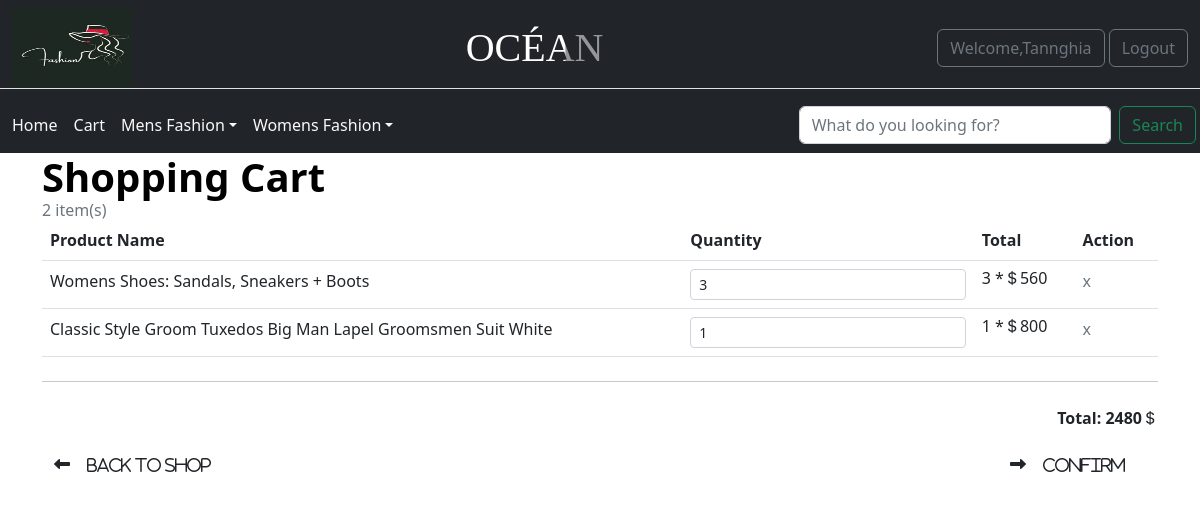
Page /cart.php (signed in) on the committed database.
### tables this page shows
CREATE TABLE `cart` (
  `cart_id` int(11) NOT NULL,
  `user_id` int(11) NOT NULL,
  `pID` varchar(8) NOT NULL,
  `pCount` int(11) NOT NULL,
  `date` date NOT NULL
);

CREATE TABLE `product` (
  `pID` varchar(8) NOT NULL,
  `pName` varchar(80) NOT NULL,
  `pQuantity` int(11) NOT NULL,
  `pPrice` decimal(8,0) NOT NULL,
  `pStatus` tinyint(1) NOT NULL,
  `pImage` varchar(60) DEFAULT NULL,
  `pDesc` varchar(200) DEFAULT NULL,
  `pCat_id` varchar(8) NOT NULL,
  `date` date DEFAULT NULL
);

### cart.php (the view, shortened to what this page needs)
<?php
include_once 'header.php';
$c = new Connect();
$dblink = $c->connectToPDO();
    if (isset($_SESSION['user_name'])) {
        $user_id = $_SESSION['userid'];
        $sum = 0;
        $sqlSelect = "SELECT * FROM cart c, product p WHERE c.pID= p.pID AND user_id=?";
        $stmt1 = $dblink->prepare($sqlSelect);
        $stmt1->execute(array($user_id));
        $rows = $stmt1->fetchAll(PDO::FETCH_BOTH);
    } else {
        header("Location: login.php");
    }
?>
<div class="container">
    <h1 class="fw-bold mb-0 text-black">Shopping Cart</h1>
    <h6 class="mb-0 text-muted"><?= $stmt1->rowCount() ?> item(s)</h6>
    <table class="table">
        <tr>
            <th>Product Name</th>
            <th>Quantity</th>
            <th>Total</th>
            <th>Action</th>
        </tr>
        <?php
    foreach ($rows as $row) {
        ?>
        <tr>
            <td><?= $row['pName'] ?></td>
            <td> <input id="form1" min="0" name="quantity" value="<?= $row['pCount'] ?>" type="number"
                    class="form-control form-control-sm" /></td>
            <td>
                <h6 class="mb-0"><?= $row['pCount'] ?> *<span class=" bi bi-currency-dollar"><?= $row['pPrice'] ?></span>
                </h6>
            </td>
            <td><a href="cart.php?del_id=<?= $row['cart_id'] ?>" class="text-muted text-decoration-none">x</a></td>
        </tr>
<?php
        $total = $row['pCount'] * $row['pPrice'];
        $sum = $sum + $total;
    }
?>
    </table>
    <hr class="my-4">
    <form action="" method="get" class="needs-validation">
        <div class="col-md-12 d-flex justify-content-end ">
            <p><b>Total: <?php echo $sum; ?><span class=" bi bi-currency-dollar"></span></b></p>
        </div>
        <div class="container d-inline-flex justify-content-between">
            <div class="">
                <div class="fas fa-long-arrow-alt-left me-2">
                    <button onclick="window.location.href='homepage.php'" type="button" class="btn btn-black">
                        Back to Shop</button>
                </div>
            </div>
            <div class="">
                <div class="fas fa-long-arrow-alt-right me-2">
                    <button onclick="window.location.href='confirm.php'" type="button" class="btn btn-black" name="btnConfirm"
                        id="btnConfirm">
                        Confirm</button>
                </div>
            </div>
        </div>
    </form>

### ASM.css (style rules this page uses)
body { margin: 0; padding: 0; font-family: 'Raleway', sans-serif; background-color: #000; }
h1 { color: #fff; line-height: 260px; }

### rows in the picture
cart: pID.pName "Womens Shoes: Sandals, Sneakers + Boots", quantity "3", pCount "3", pID.pPrice "560"
cart: pID.pName "Classic Style Groom Tuxedos Big Man Lapel Groomsmen Suit White", quantity "1", pCount "1", pID.pPrice "800"

### other values in the picture
$_SESSION['user_name'] "Tannghia"
$row1[0] "Mens Fashion"
$row1[0] "Womens Fashion"
$stmt1->rowCount() "2"
$sum "2480"
